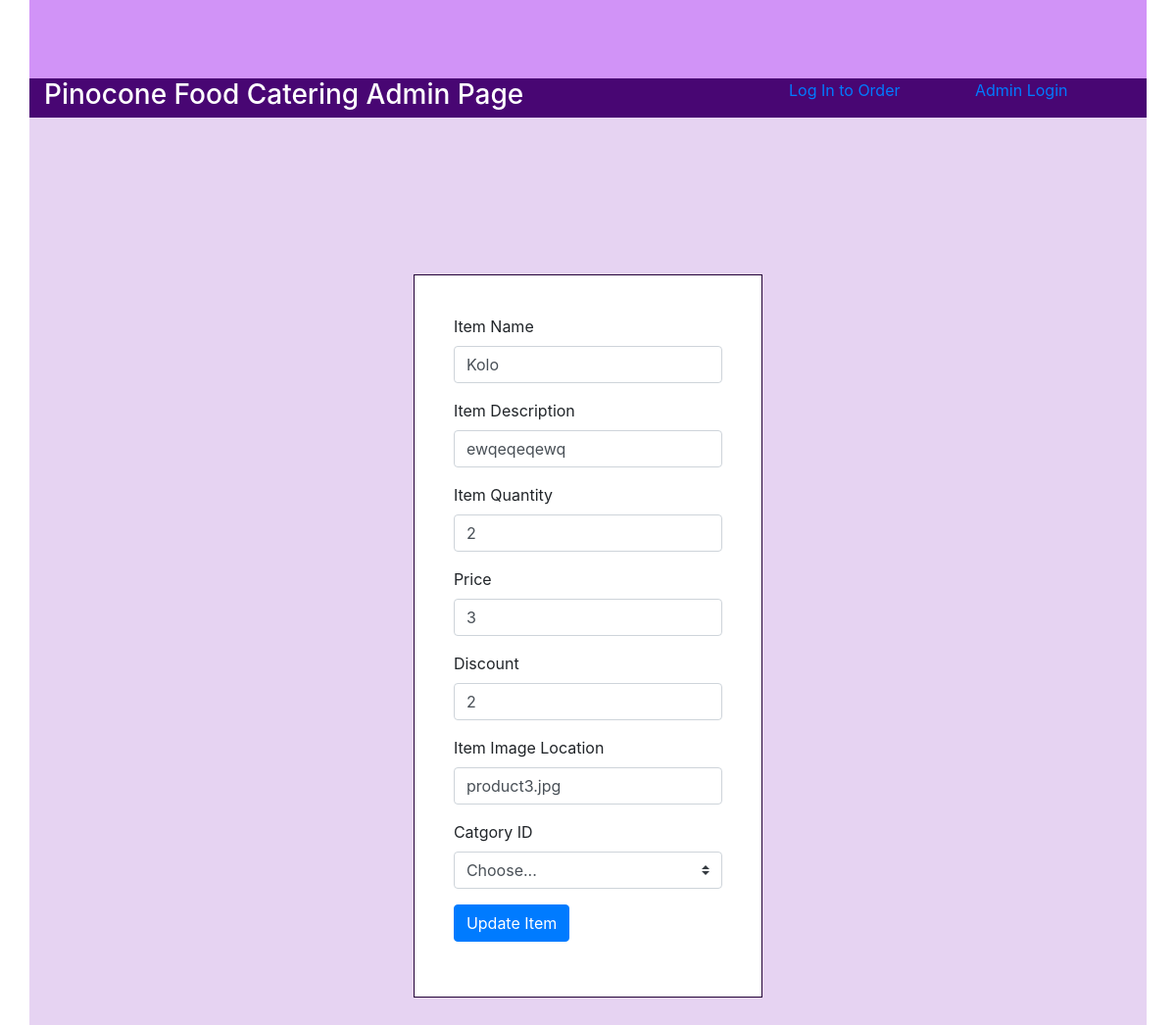
Page /adminModify.php?key=1 on the committed database.
### tables this page shows
CREATE TABLE `product_database` (
  `ItemID` int(11) NOT NULL,
  `ItemName` varchar(200) NOT NULL,
  `ItemDesc` varchar(500) NOT NULL,
  `ItemQuantity` int(200) NOT NULL,
  `ItemPrice` double NOT NULL,
  `ItemPriceDis` double NOT NULL,
  `ItemImageLoc` varchar(200) NOT NULL,
  `ItemCategory` int(200) NOT NULL
);

### adminModify.php (the view, shortened to what this page needs)
<HTML>
<link rel="stylesheet" href="https://stackpath.bootstrapcdn.com/bootstrap/4.3.1/css/bootstrap.min.css">
<BODY>
<div class="container"  style="background-color:#E6D3F2;">
      <div class="row" style="height: 5%; background-color:#D193F7; padding:40px;">
      </div>
      <div class="row" style="height: 5%;background-color:#480673; color:#ffffff;">
    <div class="col-8"><h3>Pinocone Food Catering Admin Page</h3></div>
    <div class="col-2"><a href="HomePage.html">Log In to Order</a></div>
      <div class="col-2"><a href="adminLogin.html">Admin Login</a></div>
      </div>
      <div class="row" style="height: 20%; ">
    <div class="col-12"></div>
      </div>
  <span class="align-middle" >
    <div class="row">
    <div class="col">
    </div>
      <?php
      include ("db_connect.php");
      $id=$_GET["key"];
      $qry1="select * from product_database where ItemID=$id";
      $run=mysqli_query($conn,$qry1);
      while ($rows=mysqli_fetch_array($run))
      {
      ?>
    <div class="colcol-lg-2" style="background-color:#ffffff; padding:40px; border-color:#230237; border-style: solid;border-width: thin;">
        <form method="POST" action=<?php echo'adminUpdateItem.php?key='.$id;?>>
            <div class="form-group">
                <label for="exampleInputName">Item Name</label>
                <input type="string" class="form-control" id="ItemName" placeholder="Item Name" name="ItemName" value=<?php echo $rows['ItemName'];?>>
            </div>
            <div class="form-group">
                <label for="exampleInputName">Item Description</label>
                <input type="string" class="form-control" id="ItemDesc" aria-describedby="emailHelp" name="ItemDesc" value=<?php echo $rows['ItemDesc'];?>>
            </div>
            <div class="form-group">
                <label for="exampleInputName">Item Quantity</label>
                <input type="string" class="form-control" id="ItemQuantity" placeholder="Quantity" name="ItemQuantity" value=<?php echo $rows['ItemQuantity'];?>>
            </div>
            <div class="form-group">
                <label for="exampleInputName">Price</label>
                <input type="string" class="form-control" id="ItemPrice" placeholder="Price" name="ItemPrice" value=<?php echo $rows['ItemPrice'];?>>
            </div>
            <div class="form-group">
                <label for="exampleInputName">Discount</label>
                <input type="string" class="form-control" id="ItemPriceDis" placeholder="Discount" name="ItemPriceDis" value=<?php echo $rows['ItemPriceDis'];?>>
            </div>
            <div class="form-group">
                <label for="exampleInputName">Item Image Location</label>
                <input type="string" class="form-control" id="ItemImageLoc" placeholder="Image Location" name="ItemImageLoc" value=<?php echo $rows['ItemImageLoc'];?>>
            </div>
            <div class="form-group">
            <label for="exampleInputName">Catgory ID</label>
            <select name="abc" class="custom-select" id="inputGroupSelect03">
                <option selected>Choose...</option>
                <?php
                    include ("db_connect.php");
                    $qry="select * from product_category_extension";
                    $run=mysqli_query($conn,$qry);
                ?>
            </select>
            </div>
            <button type="submit" class="btn btn-primary">Update Item</button>
        </form>
    </div>
      <?php }?>
    <div class="col -md-auto">
    </div>
  </div>
  </span>
  <div class="row" style="height: 20%; ">
    <div class="col-12"></div>
      </div>
</div>
</BODY>
</HTML>

### rows in the picture
product_database: ItemName "Kolo", ItemDesc "ewqeqeqewq", ItemQuantity "2", ItemPrice "3", ItemPriceDis "2", ItemImageLoc "product3.jpg"
